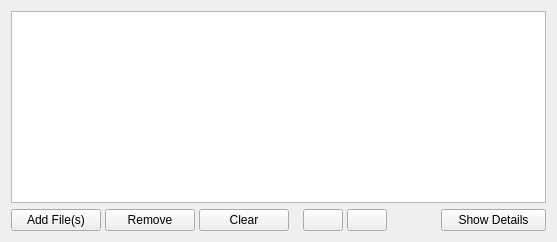
        <widget class="QWidget" name="tabSourceFiles">
         <property name="font">
          <font>
           <weight>50</weight>
           <bold>false</bold>
          </font>
         </property>
         <attribute name="icon">
          <iconset resource="../res/Icons.qrc">
           <normaloff>:/icons/music.png</normaloff>:/icons/music.png</iconset>
         </attribute>
         <attribute name="title">
          <string>Source Files</string>
         </attribute>
         <layout class="QVBoxLayout" name="verticalLayout_4">
          <item>
           <layout class="QVBoxLayout" name="verticalLayout_3">
            <item>
             <widget class="QTableView" name="sourceFileView">
              <property name="selectionMode">
               <enum>QAbstractItemView::SingleSelection</enum>
              </property>
              <property name="selectionBehavior">
               <enum>QAbstractItemView::SelectRows</enum>
              </property>
              <property name="horizontalScrollMode">
               <enum>QAbstractItemView::ScrollPerPixel</enum>
              </property>
              <property name="wordWrap">
               <bool>false</bool>
              </property>
              <attribute name="horizontalHeaderHighlightSections">
               <bool>false</bool>
              </attribute>
              <attribute name="horizontalHeaderStretchLastSection">
               <bool>true</bool>
              </attribute>
              <attribute name="verticalHeaderHighlightSections">
               <bool>false</bool>
              </attribute>
             </widget>
            </item>
            <item>
             <layout class="QHBoxLayout" name="horizontalLayout_2">
              <property name="spacing">
               <number>4</number>
              </property>
              <item>
               <widget class="QPushButton" name="buttonAddFiles">
                <property name="minimumSize">
                 <size>
                  <width>90</width>
                  <height>0</height>
                 </size>
                </property>
                <property name="text">
                 <string>Add File(s)</string>
                </property>
                <property name="icon">
                 <iconset resource="../res/Icons.qrc">
                  <normaloff>:/icons/add.png</normaloff>:/icons/add.png</iconset>
                </property>
                <property name="iconSize">
                 <size>
                  <width>16</width>
                  <height>16</height>
                 </size>
                </property>
               </widget>
              </item>
              <item>
               <widget class="QPushButton" name="buttonRemoveFile">
                <property name="minimumSize">
                 <size>
                  <width>90</width>
                  <height>0</height>
                 </size>
                </property>
                <property name="text">
                 <string>Remove</string>
                </property>
                <property name="icon">
                 <iconset resource="../res/Icons.qrc">
                  <normaloff>:/icons/delete.png</normaloff>:/icons/delete.png</iconset>
                </property>
                <property name="iconSize">
                 <size>
                  <width>16</width>
                  <height>16</height>
                 </size>
                </property>
               </widget>
              </item>
              <item>
               <widget class="QPushButton" name="buttonClearFiles">
                <property name="minimumSize">
                 <size>
                  <width>90</width>
                  <height>0</height>
                 </size>
                </property>
                <property name="text">
                 <string>Clear</string>
                </property>
                <property name="icon">
                 <iconset resource="../res/Icons.qrc">
                  <normaloff>:/icons/bin.png</normaloff>:/icons/bin.png</iconset>
                </property>
                <property name="iconSize">
                 <size>
                  <width>16</width>
                  <height>16</height>
                 </size>
                </property>
               </widget>
              </item>
              <item>
               <spacer name="horizontalSpacer_4">
                <property name="orientation">
                 <enum>Qt::Horizontal</enum>
                </property>
                <property name="sizeType">
                 <enum>QSizePolicy::Fixed</enum>
                </property>
                <property name="sizeHint" stdset="0">
                 <size>
                  <width>10</width>
                  <height>20</height>
                 </size>
                </property>
               </spacer>
              </item>
              <item>
               <widget class="QPushButton" name="buttonFileUp">
                <property name="text">
                 <string/>
                </property>
                <property name="icon">
                 <iconset resource="../res/Icons.qrc">
                  <normaloff>:/icons/arrow_up.png</normaloff>:/icons/arrow_up.png</iconset>
                </property>
                <property name="iconSize">
                 <size>
                  <width>16</width>
                  <height>16</height>
                 </size>
                </property>
               </widget>
              </item>
              <item>
               <widget class="QPushButton" name="buttonFileDown">
                <property name="text">
                 <string/>
                </property>
                <property name="icon">
                 <iconset resource="../res/Icons.qrc">
                  <normaloff>:/icons/arrow_down.png</normaloff>:/icons/arrow_down.png</iconset>
                </property>
                <property name="iconSize">
                 <size>
                  <width>16</width>
                  <height>16</height>
                 </size>
                </property>
               </widget>
              </item>
              <item>
               <spacer name="horizontalSpacer_5">
                <property name="orientation">
                 <enum>Qt::Horizontal</enum>
                </property>
                <property name="sizeType">
                 <enum>QSizePolicy::Fixed</enum>
                </property>
                <property name="sizeHint" stdset="0">
                 <size>
                  <width>10</width>
                  <height>20</height>
                 </size>
                </property>
               </spacer>
              </item>
              <item>
               <spacer name="horizontalSpacer_3">
                <property name="orientation">
                 <enum>Qt::Horizontal</enum>
                </property>
                <property name="sizeHint" stdset="0">
                 <size>
                  <width>40</width>
                  <height>20</height>
                 </size>
                </property>
               </spacer>
              </item>
              <item>
               <widget class="QPushButton" name="buttonShowDetails">
                <property name="minimumSize">
                 <size>
                  <width>105</width>
                  <height>0</height>
                 </size>
                </property>
                <property name="text">
                 <string>Show Details</string>
                </property>
                <property name="icon">
                 <iconset resource="../res/Icons.qrc">
                  <normaloff>:/icons/zoom.png</normaloff>:/icons/zoom.png</iconset>
                </property>
                <property name="iconSize">
                 <size>
                  <width>16</width>
                  <height>16</height>
                 </size>
                </property>
               </widget>
              </item>
             </layout>
            </item>
           </layout>
          </item>
         </layout>
        </widget>
